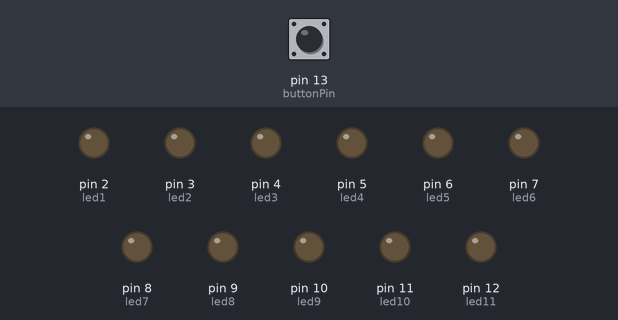
Recording of a sketch running on a simulated Arduino Uno, built with avr-gcc and run on an emulated ATmega328P. Shown: output pins drawn as LEDs (lit = HIGH). Dashed ring = blinking. The test bench sets the inputs (shaded band); at power-on: pin 13 (buttonPin) LOW.

Above: at 1.2 s.
1.3 s: pin 13 (buttonPin) pulled HIGH for 0.15 s
At 2.1 s:
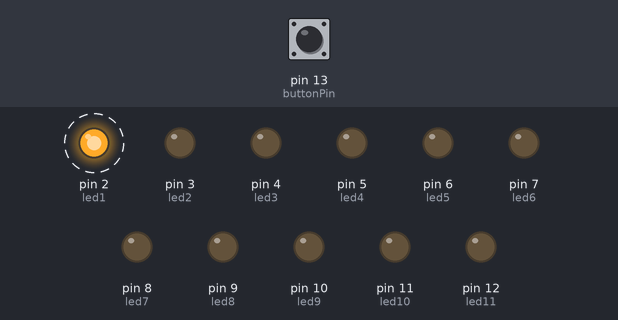
At 4.3 s:
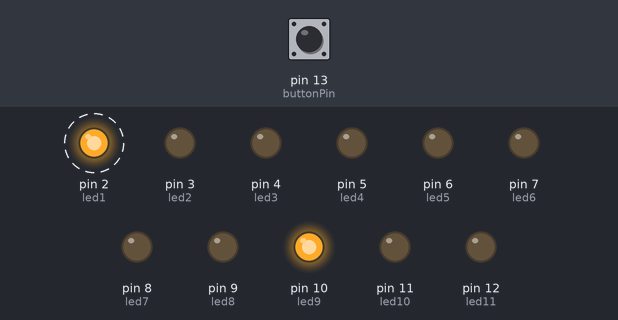
7.3 s: pin 13 (buttonPin) pulled HIGH for 3.2 s
At 11.75 s:
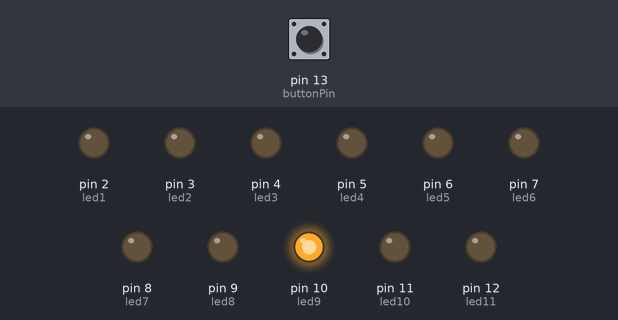
Timing chart, 0 to 19.6 s (numbered marks = the images above; inputs shaded):
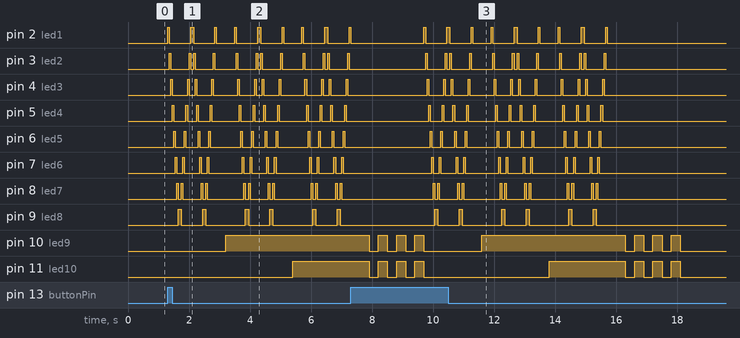

Measured:
- after the input at 1.3 s, pin 2 (led1): alternates HIGH for 0.05 s and LOW for 0.70 s, starting at once; pin 3 (led2): LOW → HIGH after 0.05 s, then repeats every 2.2 s: LOW 0.60 s, HIGH 0.05 s, LOW 0.10 s, HIGH 0.05 s, LOW 0.60 s, HIGH 0.05 s, LOW 0.70 s, HIGH 0.05 s

The sketch:

Larson_Scanner.ino
```cpp
const int led1 = 2;
const int led2 = 3;
const int led3 = 4;
const int led4 = 5;
const int led5 = 6;
const int led6 = 7;
const int led7 = 8;
const int led8 = 9;
const int led9 = 10;
const int led10 =11;
const int led11 = 12;
const int buttonPin = 13;
int buttonState = 0;

void setup() {
  pinMode(led1, OUTPUT);
  pinMode(led2, OUTPUT);
  pinMode(led3, OUTPUT);
  pinMode(led4, OUTPUT);
  pinMode(led5, OUTPUT);
  pinMode(led6, OUTPUT);
  pinMode(led7, OUTPUT);
  pinMode(led8, OUTPUT);
  pinMode(led9, OUTPUT);
  pinMode(led10, OUTPUT);
  pinMode(led11, OUTPUT);

}

void loop() {
 buttonState = digitalRead(buttonPin);
 if(buttonState == HIGH) {


// right to left
 digitalWrite(led1, HIGH);
 delay(50);
 digitalWrite(led1, LOW);
 digitalWrite(led2, HIGH);
 delay(50);
 digitalWrite(led2, LOW);
 digitalWrite(led3, HIGH);
 delay(50);
 digitalWrite(led3, LOW);
 digitalWrite(led4, HIGH);
 delay(50);
 digitalWrite(led4, LOW);
 digitalWrite(led5, HIGH);
 delay(50);
 digitalWrite(led5, LOW);
 digitalWrite(led6, HIGH);
 delay(50);
 digitalWrite(led6, LOW);
 digitalWrite(led7, HIGH);
 delay(50);
 digitalWrite(led7, LOW);
 digitalWrite(led8, HIGH);
 delay(50);

 // left to right
  digitalWrite(led8, HIGH);
 delay(50);
 digitalWrite(led8, LOW);
 digitalWrite(led7, HIGH);
 delay(50);
 digitalWrite(led7, LOW);
 digitalWrite(led6, HIGH);
 delay(50);
 digitalWrite(led6, LOW);
 digitalWrite(led5, HIGH);
 delay(50);
 digitalWrite(led5, LOW);
 digitalWrite(led4, HIGH);
 delay(50);
 digitalWrite(led4, LOW);
 digitalWrite(led3, HIGH);
 delay(50);
 digitalWrite(led3, LOW);
 digitalWrite(led2, HIGH);
 delay(50);
 digitalWrite(led2, LOW);
 digitalWrite(led1, HIGH);
 delay(50);
 digitalWrite(led1, LOW);


  // right to left
 digitalWrite(led1, HIGH);
 delay(50);
 digitalWrite(led1, LOW);
 digitalWrite(led2, HIGH);
 delay(50);
 digitalWrite(led2, LOW);
 digitalWrite(led3, HIGH);
 delay(50);
 digitalWrite(led3, LOW);
 digitalWrite(led4, HIGH);
 delay(50);
 digitalWrite(led4, LOW);
 digitalWrite(led5, HIGH);
 delay(50);
 digitalWrite(led5, LOW);
 digitalWrite(led6, HIGH);
 delay(50);
 digitalWrite(led6, LOW);
 digitalWrite(led7, HIGH);
 delay(50);
 digitalWrite(led7, LOW);
 digitalWrite(led8, HIGH);
 delay(50);

 // left to right
  digitalWrite(led8, HIGH);
 delay(50);
 digitalWrite(led8, LOW);
 digitalWrite(led7, HIGH);
 delay(50);
 digitalWrite(led7, LOW);
 digitalWrite(led6, HIGH);
 delay(50);
 digitalWrite(led6, LOW);
 digitalWrite(led5, HIGH);
 delay(50);
 digitalWrite(led5, LOW);
 digitalWrite(led4, HIGH);
 delay(50);
 digitalWrite(led4, LOW);
 digitalWrite(led3, HIGH);
 delay(50);
 digitalWrite(led3, LOW);
 digitalWrite(led2, HIGH);
 delay(50);
 digitalWrite(led2, LOW);
 digitalWrite(led1, HIGH);
 delay(50);
 digitalWrite(led1, LOW);
 delay(300);
 digitalWrite(led9, HIGH);
 delay(300);


 // right to left
 digitalWrite(led1, HIGH);
 delay(50);
 digitalWrite(led1, LOW);
 digitalWrite(led2, HIGH);
 delay(50);
 digitalWrite(led2, LOW);
 digitalWrite(led3, HIGH);
 delay(50);
 digitalWrite(led3, LOW);
 digitalWrite(led4, HIGH);
 delay(50);
 digitalWrite(led4, LOW);
 digitalWrite(led5, HIGH);
 delay(50);
 digitalWrite(led5, LOW);
 digitalWrite(led6, HIGH);
 delay(50);
 digitalWrite(led6, LOW);
 digitalWrite(led7, HIGH);
 delay(50);
 digitalWrite(led7, LOW);
 digitalWrite(led8, HIGH);
 delay(50);

 // left to right
  digitalWrite(led8, HIGH);
 delay(50);
 digitalWrite(led8, LOW);
 digitalWrite(led7, HIGH);
 delay(50);
 digitalWrite(led7, LOW);
 digitalWrite(led6, HIGH);
 delay(50);
 digitalWrite(led6, LOW);
 digitalWrite(led5, HIGH);
 delay(50);
 digitalWrite(led5, LOW);
 digitalWrite(led4, HIGH);
 delay(50);
 digitalWrite(led4, LOW);
 digitalWrite(led3, HIGH);
 delay(50);
 digitalWrite(led3, LOW);
 digitalWrite(led2, HIGH);
 delay(50);
 digitalWrite(led2, LOW);
 digitalWrite(led1, HIGH);
 delay(50);
 digitalWrite(led1, LOW);


  // right to left
 digitalWrite(led1, HIGH);
 delay(50);
 digitalWrite(led1, LOW);
 digitalWrite(led2, HIGH);
 delay(50);
 digitalWrite(led2, LOW);
 digitalWrite(led3, HIGH);
 delay(50);
 digitalWrite(led3, LOW);
 digitalWrite(led4, HIGH);
 delay(50);
 digitalWrite(led4, LOW);
 digitalWrite(led5, HIGH);
 delay(50);
 digitalWrite(led5, LOW);
 digitalWrite(led6, HIGH);
 delay(50);
 digitalWrite(led6, LOW);
 digitalWrite(led7, HIGH);
 delay(50);
 digitalWrite(led7, LOW);
 digitalWrite(led8, HIGH);
 delay(50);

 // left to right
  digitalWrite(led8, HIGH);
 delay(50);
 digitalWrite(led8, LOW);
 digitalWrite(led7, HIGH);
 delay(50);
 digitalWrite(led7, LOW);
 digitalWrite(led6, HIGH);
 delay(50);
 digitalWrite(led6, LOW);
 digitalWrite(led5, HIGH);
 delay(50);
 digitalWrite(led5, LOW);
 digitalWrite(led4, HIGH);
 delay(50);
 digitalWrite(led4, LOW);
 digitalWrite(led3, HIGH);
 delay(50);
 digitalWrite(led3, LOW);
 digitalWrite(led2, HIGH);
 delay(50);
 digitalWrite(led2, LOW);
 digitalWrite(led1, HIGH);
 delay(50);
 digitalWrite(led1, LOW);
 delay(300);
 digitalWrite(led10, HIGH);
 delay(300);


 // right to left
 digitalWrite(led1, HIGH);
 delay(50);
 digitalWrite(led1, LOW);
 digitalWrite(led2, HIGH);
 delay(50);
 digitalWrite(led2, LOW);
 digitalWrite(led3, HIGH);
 delay(50);
 digitalWrite(led3, LOW);
 digitalWrite(led4, HIGH);
 delay(50);
 digitalWrite(led4, LOW);
 digitalWrite(led5, HIGH);
 delay(50);
 digitalWrite(led5, LOW);
 digitalWrite(led6, HIGH);
 delay(50);
 digitalWrite(led6, LOW);
 digitalWrite(led7, HIGH);
 delay(50);
 digitalWrite(led7, LOW);
 digitalWrite(led8, HIGH);
 delay(50);

 // left to right
  digitalWrite(led8, HIGH);
 delay(50);
 digitalWrite(led8, LOW);
 digitalWrite(led7, HIGH);
 delay(50);
 digitalWrite(led7, LOW);
 digitalWrite(led6, HIGH);
 delay(50);
 digitalWrite(led6, LOW);
 digitalWrite(led5, HIGH);
 delay(50);
 digitalWrite(led5, LOW);
 digitalWrite(led4, HIGH);
 delay(50);
 digitalWrite(led4, LOW);
 digitalWrite(led3, HIGH);
 delay(50);
 digitalWrite(led3, LOW);
 digitalWrite(led2, HIGH);
 delay(50);
 digitalWrite(led2, LOW);
 digitalWrite(led1, HIGH);
 delay(50);
 digitalWrite(led1, LOW);


  // right to left
 digitalWrite(led1, HIGH);
 delay(50);
 digitalWrite(led1, LOW);
 digitalWrite(led2, HIGH);
 delay(50);
 digitalWrite(led2, LOW);
 digitalWrite(led3, HIGH);
 delay(50);
 digitalWrite(led3, LOW);
 digitalWrite(led4, HIGH);
 delay(50);
 digitalWrite(led4, LOW);
 digitalWrite(led5, HIGH);
 delay(50);
 digitalWrite(led5, LOW);
 digitalWrite(led6, HIGH);
 delay(50);
 digitalWrite(led6, LOW);
 digitalWrite(led7, HIGH);
 delay(50);
 digitalWrite(led7, LOW);
 digitalWrite(led8, HIGH);
 delay(50);

 // left to right
  digitalWrite(led8, HIGH);
 delay(50);
 digitalWrite(led8, LOW);
 digitalWrite(led7, HIGH);
 delay(50);
 digitalWrite(led7, LOW);
 digitalWrite(led6, HIGH);
 delay(50);
 digitalWrite(led6, LOW);
 digitalWrite(led5, HIGH);
 delay(50);
 digitalWrite(led5, LOW);
 digitalWrite(led4, HIGH);
 delay(50);
 digitalWrite(led4, LOW);
 digitalWrite(led3, HIGH);
 delay(50);
 digitalWrite(led3, LOW);
 digitalWrite(led2, HIGH);
 delay(50);
 digitalWrite(led2, LOW);
 digitalWrite(led1, HIGH);
 delay(50);
 digitalWrite(led1, LOW);
 delay(300);
 digitalWrite(led11, HIGH);
 delay(300);

 digitalWrite(led9, LOW);
 digitalWrite(led10, LOW);
 digitalWrite(led11, LOW);
 delay(300);
 digitalWrite(led9, HIGH);
 digitalWrite(led10, HIGH);
 digitalWrite(led11, HIGH);
 delay(300);
 digitalWrite(led9, LOW);
 digitalWrite(led10, LOW);
 digitalWrite(led11, LOW);
 delay(300);
 digitalWrite(led9, HIGH);
 digitalWrite(led10, HIGH);
 digitalWrite(led11, HIGH);
 delay(300);
 digitalWrite(led9, LOW);
 digitalWrite(led10, LOW);
 digitalWrite(led11, LOW);
 delay(300);
 digitalWrite(led9, HIGH);
 digitalWrite(led10, HIGH);
 digitalWrite(led11, HIGH);
 delay(300);
digitalWrite(led9, LOW);
digitalWrite(led10, LOW);
digitalWrite(led11, LOW);


 }

  else{
    delay(1);


 }
}
```
